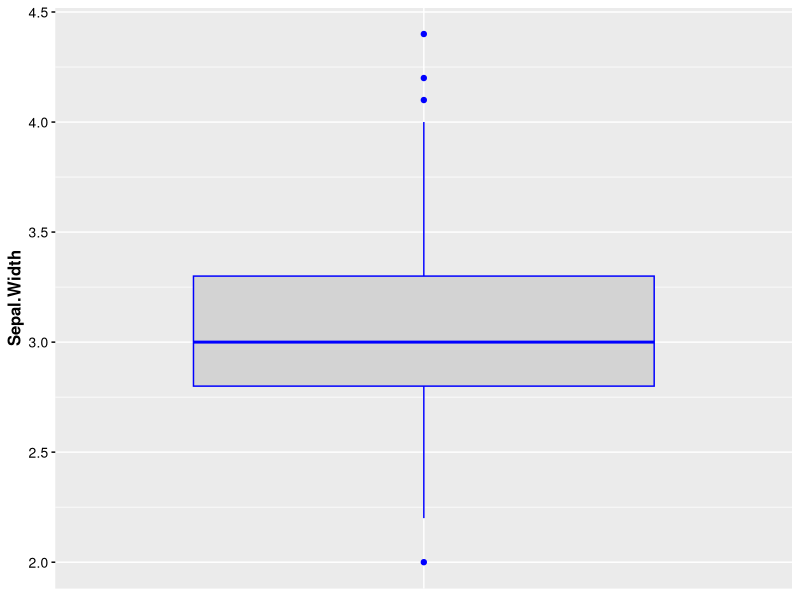

Reproduce this figure in R.
# Charger la bibliothèque ggplot2
  library(ggplot2)
  
  # Créer le graphique de boîte à moustaches avec axes personnalisés
  ggplot(iris, aes(x = "", y = Sepal.Width)) +
    geom_boxplot(color = "blue", fill = "lightgray") +  # Boîte à moustaches par défaut
    theme(axis.title.x = element_blank(),  # a. Supprimer l'étiquette de l'axe x
          axis.text.x = element_blank(),   #   et les graduations de l'axe x
          axis.ticks.x = element_blank(),  #   pour simuler l'axe des x de Matlab
          axis.title.y = element_text(color = "black", size = 12, face = "bold"),  # b. Personnaliser l'étiquette de l'axe y
          axis.text.y = element_text(color = "black", size = 10),  #   et les graduations de l'axe y
          axis.ticks.y = element_line(color = "black", linewidth = 0.5, linetype = "solid"))  # c. Personnaliser les graduations de l'axe y
  